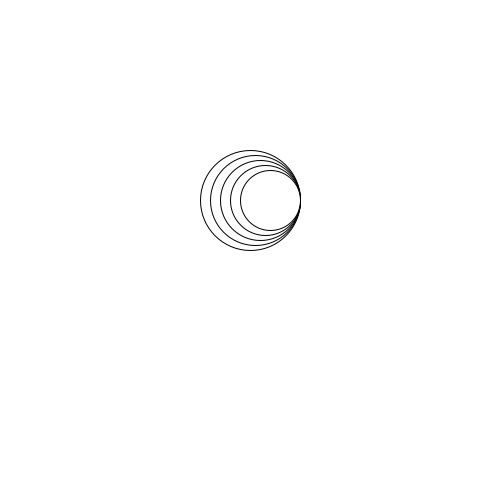
Frame 1 (no input)
Frame 60 (the mouse pressed at the canvas centre just before this capture): identical to frame 1, image omitted
Frame 120 (the mouse held since frame 60 and released just before this capture): identical to frame 1, image omitted

The Processing sketch that drew this single still picture (run headless with seeded random() and noise(); from frame 60 on, the mouse is pressed at the canvas centre):

// Processing sketch: H9_opd_9_6
// ── H9_opd_9_6.pde
void setup(){
size(500,500);


}


void draw(){
background(255,255,255);

int sizeC = 100;

for(int i = 0; i <5; i++){
  ellipse(300- sizeC/2, 200 , sizeC,sizeC);
  sizeC-=10;
}





}
